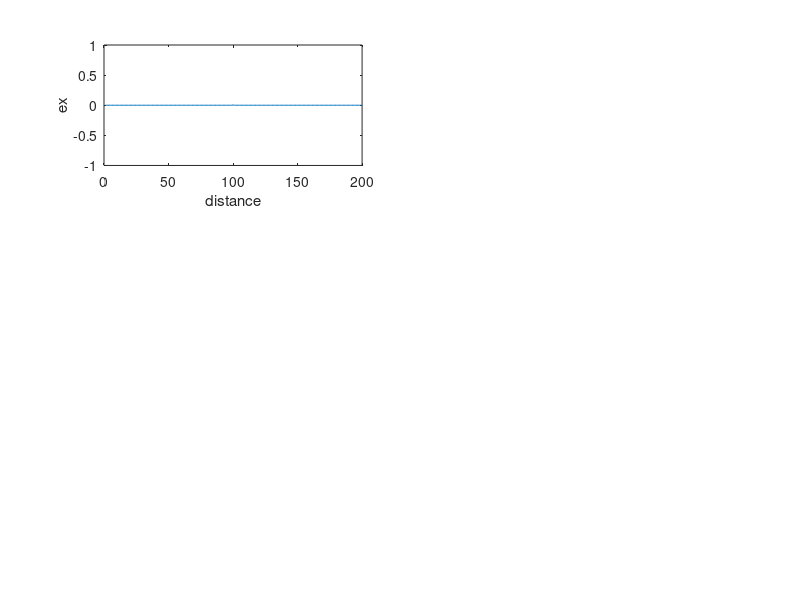

This figure's MATLAB source: (Note: this script raises an error after producing the figure.)
%% Code Introduction
% 
% This MATLAB Script simulates a 1D electromagnetic field in the time 
% domain.
% 
% Created by Brian Wang
% ID: a1798086
% Date: 07/May/2022
% Last updated: 13/May/2022


%% Initialisation
clear;

figure('units','normalized','outerposition',[0 0 1 1]);

n = 150;   % Number of time steps.
                 n = 400;    % exploratory, just to see boundary.
time = [1:1:n];  % Vector of time.
time_index = 0; % initialised to 0.
k = 200;    % 200 spatial steps (length of 200 specified in pdf).

ex = zeros(1,k);  % Empty electric field
hy = zeros(1,k);  % Empty magnetic field

t_naught = 40;  % t_naught was a parameter in the original. 
p_l = 100;  % place of pulse

ex_max = 0;     % max ex value initialised to 0
hy_max = 0;     % max hy value initialised to 0


% These vectors are only for plotting. Because Harry recommended to plot
% the vectors at every time step for live action.
ex_max_vector = zeros(1, length(time));
hy_max_vector = zeros(1, length(time));
pulse_vector = zeros(1, length(time));


% holding cells for clearing the boundaries
exholding_cell_left_1 = 0;
exholding_cell_left_2 = 0;
exholding_cell_right_1 = 0;
exholding_cell_right_2 = 0;



%% Magnetic and electric field calculations

for time_index = time

    % Calculating electric field
    ex(2:1:k) = ex(2:1:k) + 0.5*(hy(1:1:(k-1)) - hy(2:1:k));  
    ex_max = max(ex);
    ex_max_vector(time_index) = max(ex);


    % generating pulse signal
    pulse = exp(-0.5*((t_naught - time_index)/12)^2);  % Calculating pulse
    ex(p_l) = pulse;    % assigning pulse to middle of distance (100th element)
    pulse_vector(time_index) = pulse;

    
    % cancelling the boundary for ex also wipes the hy too. that's why we
    % only do one of them and put it before hy calculations.

    % left boundary clearing
    ex(1) = exholding_cell_left_2;
    exholding_cell_left_2 = exholding_cell_left_1;
    exholding_cell_left_1 = ex(2);

    % right boundary clearing
    ex(k-1) = exholding_cell_right_2;
    exholding_cell_right_2 = exholding_cell_right_1;
    exholding_cell_right_1 = ex(k-2);


    % Calculating magnetic field
    hy(1:1:(k-1)) = hy(1:1:(k-1)) + 0.5*(ex(1:1:(k-1)) - ex(2:1:k));
    hy_max_vector(time_index) = max(hy);






    % E field plot at every point through time
    subplot(3,2,1); 
    plot([1:1:200],ex);     % Plotting the signal against time.
    xlabel('distance'); ylabel('ex');   % labelling.
    xlim([0, 200]);
    ylim([-1, 1]);
    title('Electric field at every point across time', ...
    'Brian Wang a1798086');    % Title 


    % H field plot at every point through time
    subplot(3,2,2); 
    plot([1:1:200],hy);     % Plotting the signal against time.
    xlabel('distance'); ylabel('hy');   % labelling.
    xlim([0, 200]);
    ylim([-1, 1]);
    title('Magnetic field at every point across time', ...
    'Brian Wang a1798086');    % Title


    % Max E through time plot
    subplot(3,2,3);
    scatter(time, ex_max_vector);     % Plotting the signal against time.
    xlabel('Time'); ylabel('max ex field');   % labelling.
    title('max ex plotted against time', ...
    'Brian Wang a1798086');    % Title
    xlim([0, 400]);
    ylim([-1, 1]);


    % Max H through time plot
    subplot(3,2,4); 
    scatter(time, hy_max_vector);     % Plotting the signal against time.
    xlabel('Time'); ylabel('max hy field');   % labelling.
    title('max hy plotted against time', ...
    'Brian Wang a1798086');    % Title 
    xlim([0, 400]);
    ylim([-1, 1]);

    
    % Signal plot
    subplot(3,2,5); 
    scatter(time, pulse_vector);     % Plotting the signal against time.
    xlabel('Time'); ylabel('pulse amplitude');   % labelling.
    grid on;    % grid
    title('signal pulse between 0 and 400 seconds',...
    'Brian Wang a1798086');    % Title 

    pause(0.00001);

end



%% QnA    %% Answers to Questions

% A1, at the boundary, the electric and magnetic fields are completely
% absorbed, it's as if there was no boundary and the field just continues
% beyond the screen. There are small reverbs if you zoom in. That is
% because of the fixed step size. The calculations always can be more
% accurate the more steps you consider.


% A2, an analogy would be like if we swung a rope and the oscillation ran
% down the rope. However, we can only see a part of the rope and everything
% else is not in our field of vision. It makes however that the rope will
% keep swinging down forever as nothing stops it.
